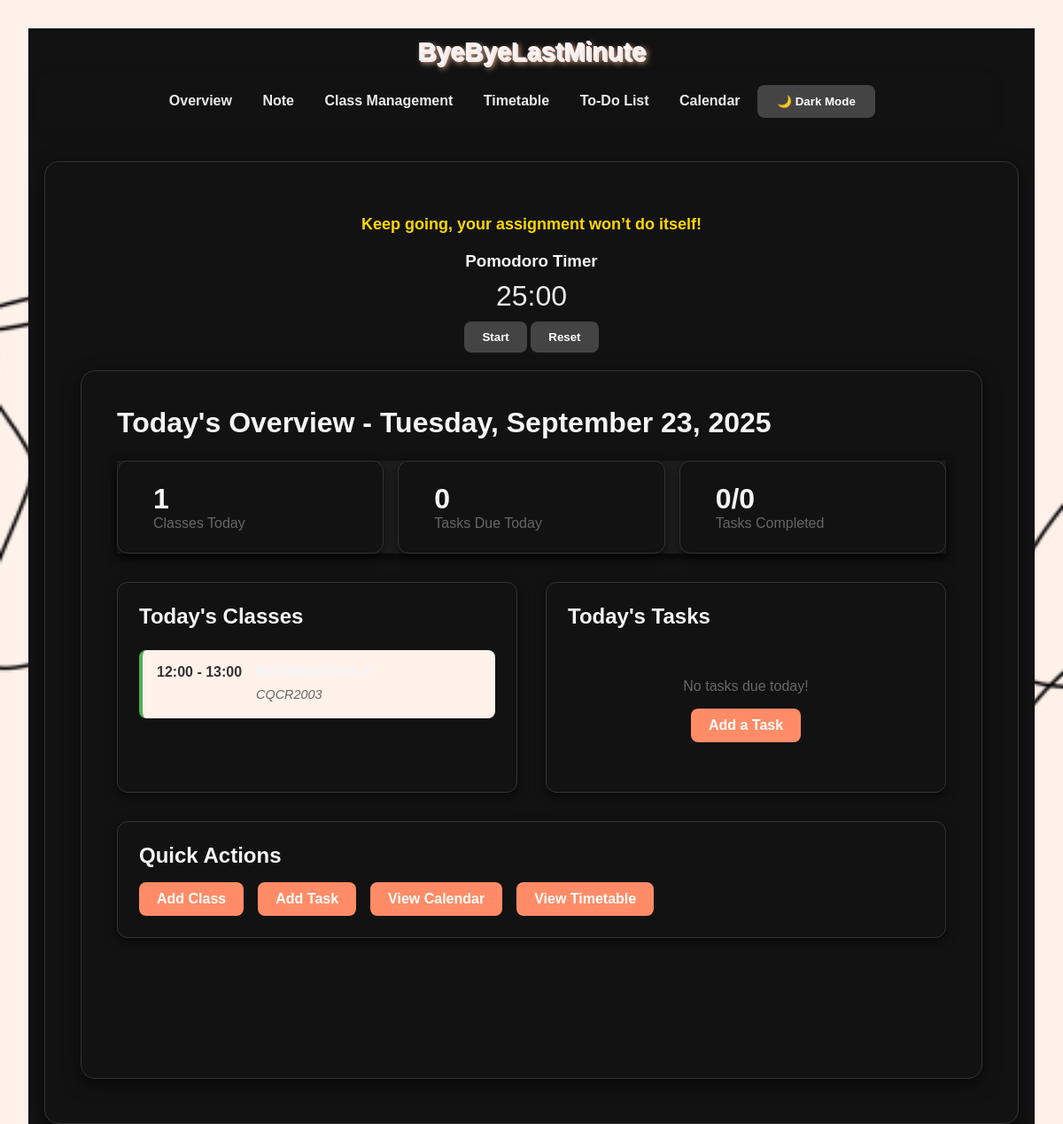
The page / on the database its author committed.
### tables this page shows
CREATE TABLE classes (
                id INTEGER PRIMARY KEY AUTOINCREMENT,
                name TEXT NOT NULL,
                day TEXT NOT NULL,
                start_time TEXT NOT NULL,
                end_time TEXT NOT NULL,
                location TEXT NOT NULL,
                notes TEXT
            );

### app.py (the view)
@app.route('/')
def home():
    current_date = datetime.now().strftime("%A, %B %d, %Y")
    current_day = datetime.now().strftime("%A")
    with get_db_connection() as conn:
        today_classes = conn.execute(
            "SELECT * FROM classes WHERE day = ? ORDER BY start_time",
            (current_day,)
        ).fetchall()
    today_str = datetime.now().strftime("%Y-%m-%d")
    today_tasks = []
    with get_db_connection() as conn:
        rows = conn.execute(
            "SELECT * FROM todos WHERE due_date = ? ORDER BY due_time",
            (today_str,)
        ).fetchall()
        today_tasks = [Todo(**dict(row)) for row in rows]
    completed_tasks = sum(1 for task in today_tasks if task.is_done)
    return render_template('home.html',
                         current_date=current_date,
                         today_classes=today_classes,
                         today_tasks=today_tasks,
                         completed_tasks=completed_tasks)

### app.py (called while the page is built)
def get_db_connection():
    conn = sqlite3.connect(DB_NAME, timeout=10)
    conn.row_factory = sqlite3.Row
    return conn

@app.context_processor
def inject_vapid_key():
    return dict(VAPID_PUBLIC_KEY=VAPID_PUBLIC_KEY)

### templates/home.html (shortened to what this page needs)
{% extends "base.html" %}
{% block content %}
<main class="container">
  <h1>Today's Overview - {{ current_date }}</h1>
  <div class="today-summary">
    <div class="summary-card">
      <div class="summary-content">
        <h3>{{ today_classes|length }}</h3>
        <p>Classes Today</p>
      </div>
    </div>
    <div class="summary-card">
      <div class="summary-content">
        <h3>{{ today_tasks|length }}</h3>
        <p>Tasks Due Today</p>
      </div>
    </div>
    <div class="summary-card">
      <div class="summary-content">
        <h3>{{ completed_tasks }}/{{ today_tasks|length }}</h3>
        <p>Tasks Completed</p>
      </div>
    </div>
  </div>
  <div class="overview-columns">
    <div class="overview-section">
      <h2>Today's Classes</h2>
      {% if today_classes %}
        <div class="class-list">
          {% for class in today_classes %}
          <div class="class-item">
            <div class="class-time">
              <span class="time-range">{{ class.start_time }} - {{ class.end_time }}</span>
            </div>
            <div class="class-details">
              <h4>{{ class.name }}</h4>
              <p class="class-location">{{ class.location }}</p>
            </div>
          </div>
          {% endfor %}
        </div>
      {% else %}
        <div class="empty-state">
          <p>No classes scheduled for today! </p>
          <a href="{{ url_for('add_class') }}" class="button secondary">Add a Class</a>
        </div>
      {% endif %}
    </div>
    <div class="overview-section">
      <h2>Today's Tasks</h2>
      {% if today_tasks %}
        <div class="task-list">
          {% for task in today_tasks %}
          <div class="task-item {% if task.is_done %}completed{% endif %}">
            <div class="task-checkbox">
              <input type="checkbox" {% if task.is_done %}checked{% endif %} disabled>
            </div>
            <div class="task-details">
              <h4>{{ task.task }}</h4>
              <p class="task-time">
                {% if task.due_time %}
                {{ task.due_time }}
                {% else %}
                All Day
                {% endif %}
              </p>
            </div>
            <div class="task-actions">
              <a href="{{ url_for('edit_todo', todo_id=task.id) }}" class="small-btn">Edit</a>
            </div>
          </div>
          {% endfor %}
        </div>
      {% else %}
        <div class="empty-state">
          <p>No tasks due today! </p>
          <a href="{{ url_for('add_todo') }}" class="button secondary">Add a Task</a>
        </div>
      {% endif %}
    </div>
  </div>
  <div class="quick-actions">
    <h2>Quick Actions</h2>
    <div class="action-buttons">
      <a href="{{ url_for('add_class') }}" class="button secondary">Add Class</a>
      <a href="{{ url_for('add_todo') }}" class="button secondary">Add Task</a>
      <a href="{{ url_for('calendar_view') }}" class="button secondary">View Calendar</a>
      <a href="{{ url_for('timetable') }}" class="button secondary">View Timetable</a>
    </div>
  </div>
</main>
{% endblock %}

### rows shown on the page
classes: start_time "12:00", end_time "13:00", location "CQCR2003"

### other values the page prints
{{ today_classes|length }} "1"
{{ today_tasks|length }} "0"
{{ completed_tasks }} "0"
